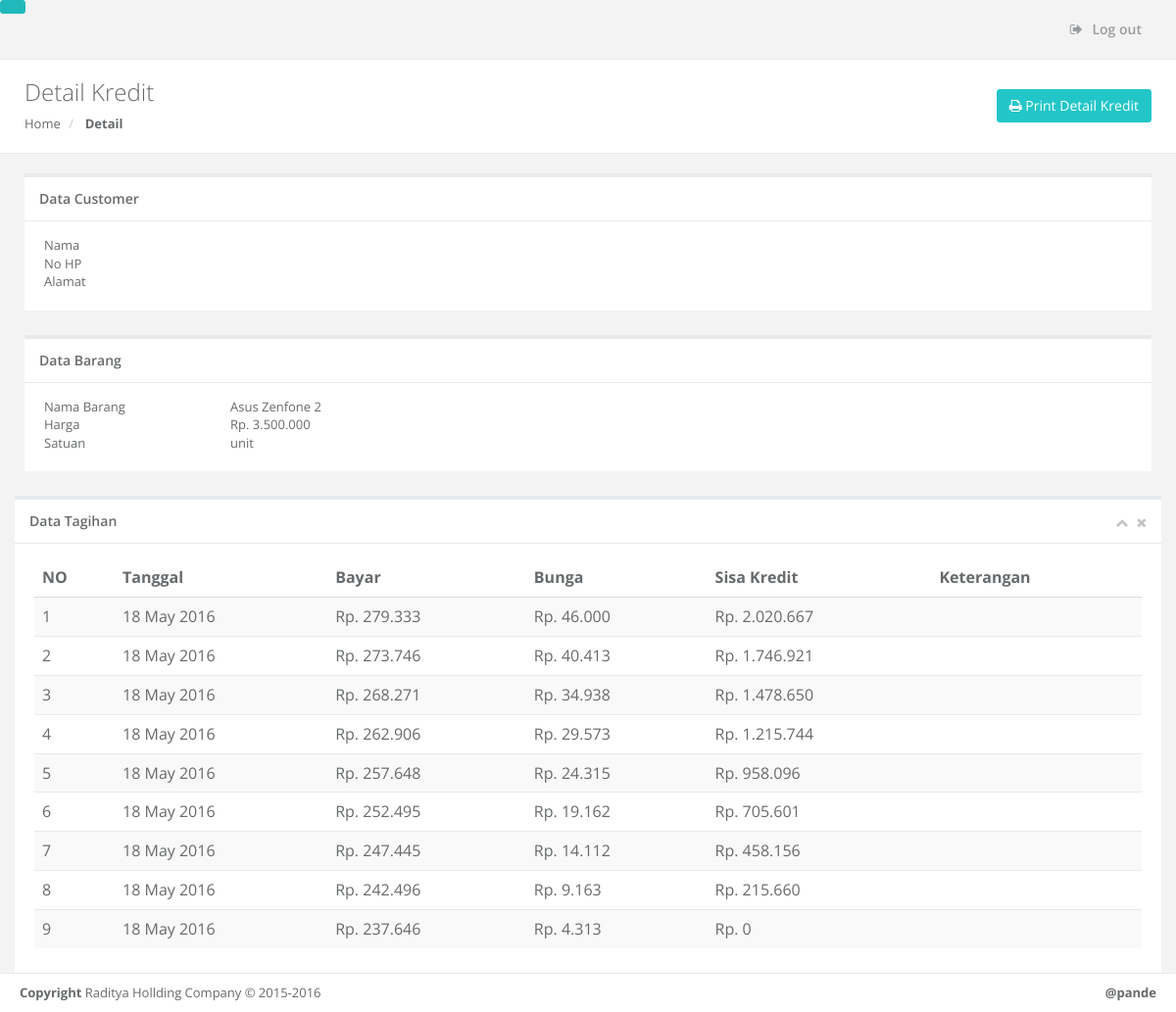
Screenshot of /konsumen/detail_kredit.php?id=1 with the database file from the repository.
### tables this page shows
CREATE TABLE IF NOT EXISTS `barang` (
  `id` int(11) NOT NULL AUTO_INCREMENT,
  `nama_barang` varchar(100) NOT NULL,
  `harga` double NOT NULL,
  `satuan` varchar(50) NOT NULL,
  PRIMARY KEY (`id`)
);

CREATE TABLE IF NOT EXISTS `angsuran` (
  `id` int(11) NOT NULL AUTO_INCREMENT,
  `id_kredit` int(11) NOT NULL,
  `id_cust` int(11) NOT NULL,
  `id_petugas` int(11) NOT NULL,
  `bayar` double NOT NULL,
  `angsuran_ke` int(11) NOT NULL,
  `bunga` double NOT NULL,
  `sisa_kredit` double NOT NULL,
  `denda` double NOT NULL,
  `tgl_angsuran` date NOT NULL,
  `keterangan` text,
  PRIMARY KEY (`id`)
);

### konsumen/detail_kredit.php (the view, shortened to what this page needs)
<?php
include '../config.php';
$id = $_GET['id'];
if(isset($id)){
	$result = $mysqli->query("select * from kredit where id='$id' ");
	$kredit = $result->fetch_assoc();
	$users = $mysqli->query("select * from users where id='".$kredit['id_cust']."' ");
	$users = $users->fetch_assoc();
	$anggota = $mysqli->query("select * from anggota where id_user='".$users['id']."' ");
	$anggota = $anggota->fetch_assoc();
	$barang = $mysqli->query("select * from barang where id='".$kredit['id_barang']."' ");
	$barang = $barang->fetch_assoc();
	$angsuran = $mysqli->query("select * from angsuran where id_kredit='".$id."' ");
}
?>
<!DOCTYPE html>
<html>
<head>
    <link href="../css/bootstrap.min.css" rel="stylesheet">
    <link href="../font-awesome/css/font-awesome.css" rel="stylesheet">
    <link href="../js/plugins/gritter/jquery.gritter.css" rel="stylesheet">
    <link href="../css/animate.css" rel="stylesheet">
    <link href="../css/style.css" rel="stylesheet">
</head>
<body class="canvas-menu">
    <div id="wrapper">
        <div id="page-wrapper" class="gray-bg dashbard-1">
        <div class="row border-bottom">
        <nav class="navbar navbar-static-top" role="navigation" style="margin-bottom: 0">
        <div class="navbar-header">
            <a class=" btn btn-info " href="index.php"><i class="fa fa-back"></i> </a>
        </div>
            <ul class="nav navbar-top-links navbar-right">
                <li>
                    <a href="../logout.php">
                        <i class="fa fa-sign-out"></i> Log out
                    </a>
                </li>
            </ul>
        </nav>
        </div>
       <div class="row wrapper border-bottom white-bg page-heading">
                <div class="col-lg-8">
                    <h2>Detail Kredit</h2>
                    <ol class="breadcrumb">
                        <li>
                            <a href="index.php">Home</a>
                        </li>
                        <li class="active">
                            <strong>Detail</strong>
                        </li>
                    </ol>
                </div>
                <div class="col-lg-4">
                    <div class="title-action">
                        <a href="printdt.php" target="_blank" class="btn btn-info"><i class="fa fa-print"></i> Print Detail Kredit </a>
                    </div>
                </div>
            </div>
		<div class="row">
            <div class="col-lg-12">
                <div class="wrapper wrapper-content animated fadeInUp" style="padding-bottom: 5px;">
                    <div class="ibox" style="margin-bottom:0px;">
                        <div class="ibox-title">
							<h5>Data Customer</h5>
                        </div>
						<div class="ibox-content">
							<div class="row">
								<div class="col-md-2">Nama</div>
								<div class="col-md-4"><?= $anggota['nama'] ?></div>
							</div>
							<div class="row">
								<div class="col-md-2">No HP</div>
								<div class="col-md-4"><?= $anggota['telepon'] ?></div>
							</div>
							<div class="row">
								<div class="col-md-2">Alamat</div>
								<div class="col-md-4"><?= $anggota['alamat'] ?></div>
							</div>
						</div>
                    </div>
                </div>
            </div>
		</div>
		<div class="row">
			<div class="col-lg-12">
                <div class="wrapper wrapper-content animated fadeInUp" style="padding-bottom: 5px;">
                    <div class="ibox" style="margin-bottom:20px;">
                        <div class="ibox-title">
                            <h5>Data Barang</h5>
                        </div>
						<div class="ibox-content">
							<div class="row">
								<div class="col-md-2">Nama Barang</div>
								<div class="col-md-4"><?= $barang['nama_barang'] ?></div>
							</div>
							<div class="row">
								<div class="col-md-2">Harga</div>
								<div class="col-md-4">Rp. <?= number_format($barang['harga'],0,',','.') ?></div>
							</div>
							<div class="row">
								<div class="col-md-2">Satuan</div>
								<div class="col-md-4"><?= $barang['satuan'] ?></div>
							</div>
						</div>
                    </div>
                </div>
            </div>
      </div>
	 <div class="row">
        <div class="col-md-12">
        <div class="ibox float-e-margins">
        <div class="ibox-title">
            <h5>Data Tagihan  </h5>
            <div class="ibox-tools">
                <a class="collapse-link">
                    <i class="fa fa-chevron-up"></i>
                </a>
                <a class="close-link">
                    <i class="fa fa-times"></i>
                </a>
            </div>
        </div>
        <div class="ibox-content">
            <div class="table-responsive">
                <table class="table table-striped">
                    <thead>
                    <tr>
                        <th>NO</th>
                        <th>Tanggal </th>
                        <th>Bayar </th>
                        <th>Bunga </th>
                        <th>Sisa Kredit</th>
                        <th>Keterangan </th>
                    </tr>
                    </thead>
                    <?php while($row = $angsuran->fetch_assoc()): ?>
                <tr>
                    <td><?php echo $row['angsuran_ke'];?></td>
                    <td><?php echo date('d F Y', strtotime($row['tgl_angsuran']));?></td>
                    <td>Rp. <?= number_format($row['bayar'],0,',','.') ?></td>
                    <td>Rp. <?= number_format($row['bunga'],0,',','.') ?></td>
					<td>Rp. <?= number_format($row['sisa_kredit'],0,',','.') ?></td>
					<td><?php echo $row['keterangan'];?></td>
                </tr>
                <?php endwhile;?>
            </table>
            </div>
        </div>
        </div>
        </div>
        </div>
            <div class="footer">
                    <div class="pull-right">
                       <strong>@pande</strong>
                    </div>
                    <div>
                        <strong>Copyright</strong> Raditya Hollding Company &copy; 2015-2016
                    </div>
                </div>
            </div>
</div>
</html>

### rows the page displays
barang: nama_barang "Asus Zenfone 2", harga "3.500.000", satuan "unit"
angsuran: angsuran_ke "1", tgl_angsuran "18 May 2016", bayar "279.333", bunga "46.000", sisa_kredit "2.020.667"
angsuran: angsuran_ke "2", tgl_angsuran "18 May 2016", bayar "273.746", bunga "40.413", sisa_kredit "1.746.921"
angsuran: angsuran_ke "3", tgl_angsuran "18 May 2016", bayar "268.271", bunga "34.938", sisa_kredit "1.478.650"
angsuran: angsuran_ke "4", tgl_angsuran "18 May 2016", bayar "262.906", bunga "29.573", sisa_kredit "1.215.744"
angsuran: angsuran_ke "5", tgl_angsuran "18 May 2016", bayar "257.648", bunga "24.315", sisa_kredit "958.096"
angsuran: angsuran_ke "6", tgl_angsuran "18 May 2016", bayar "252.495", bunga "19.162", sisa_kredit "705.601"
angsuran: angsuran_ke "7", tgl_angsuran "18 May 2016", bayar "247.445", bunga "14.112", sisa_kredit "458.156"
angsuran: angsuran_ke "8", tgl_angsuran "18 May 2016", bayar "242.496", bunga "9.163", sisa_kredit "215.660"
angsuran: angsuran_ke "9", tgl_angsuran "18 May 2016", bayar "237.646", bunga "4.313", sisa_kredit "0"
